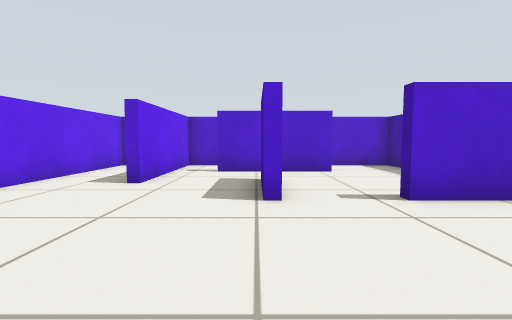
View 1 (above)

16 first-person views from a walk through a world built for the Gazebo simulator. The camera is 0.49 m above the floor, tilts 4° down and sees 85° across. The floor is counted in squares, 0.5 m on a side. Each view is taken from the middle of a square. On the plan, view 1 faces up. The plan holds only what a view shows up to about 11 squares ahead; the rest is blank. The robots in the file are not drawn.

View 2
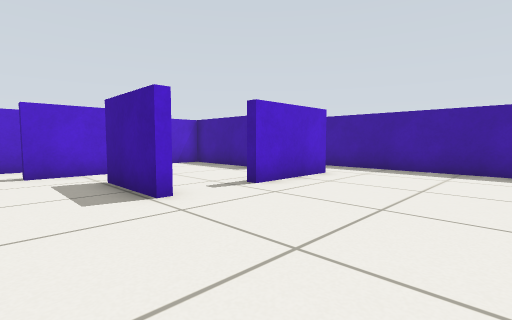

View 3
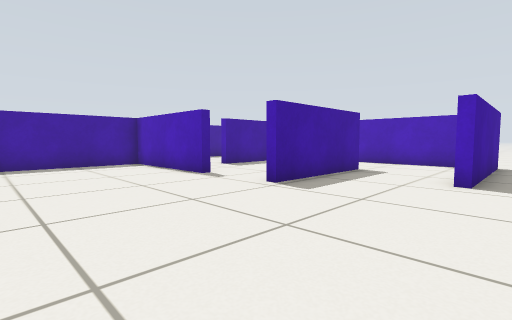

View 4
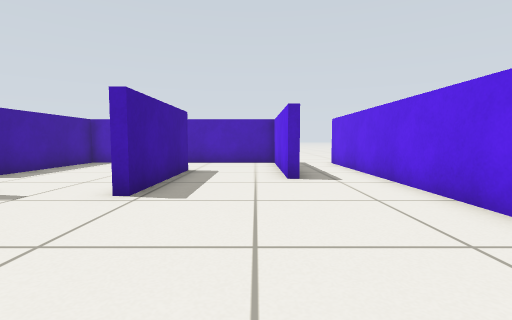

View 5
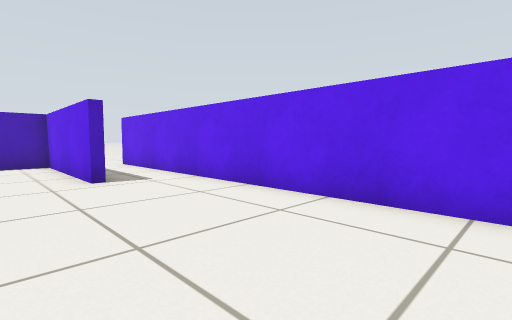

View 6
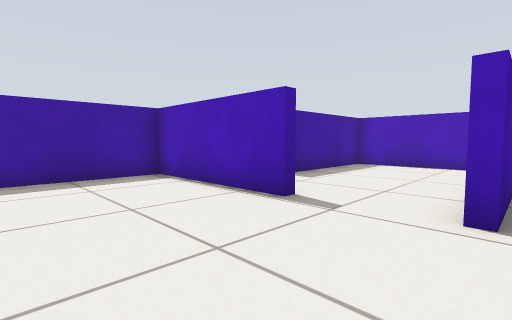

View 7
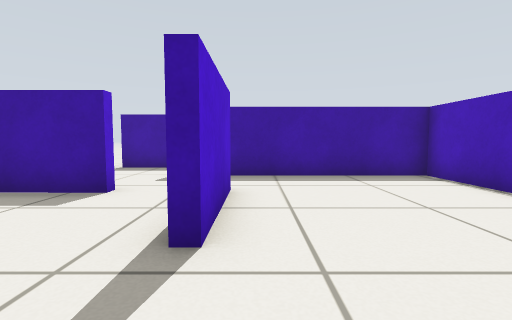

View 8
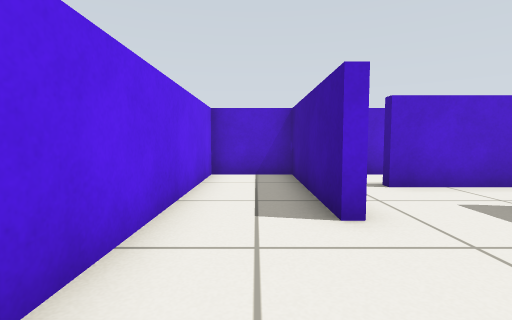

View 9
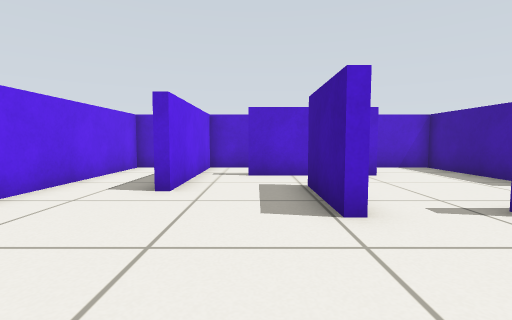

View 10
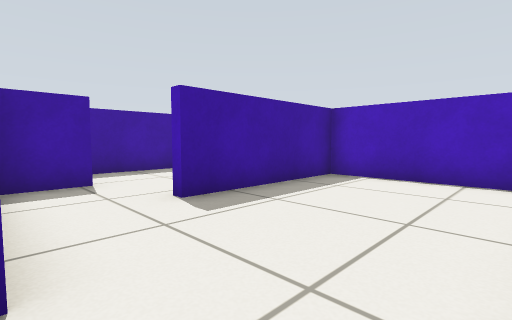

View 11
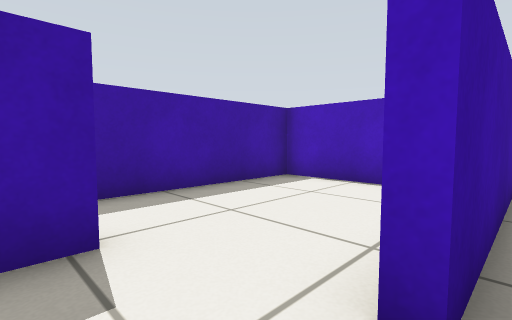

View 12
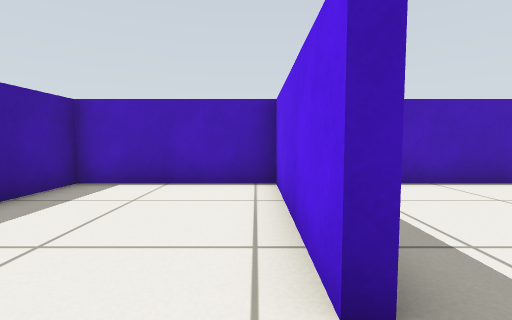

View 13
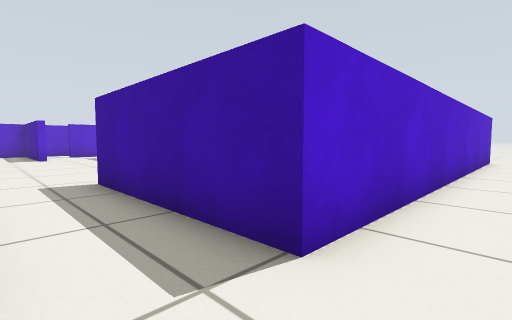

View 14
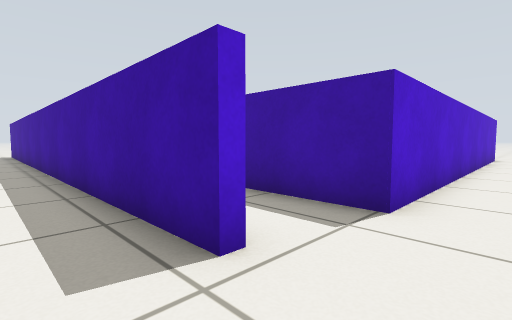

View 15
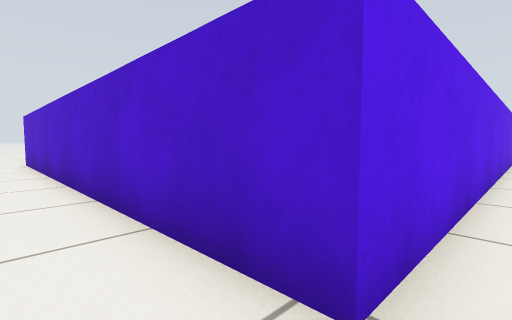

View 16
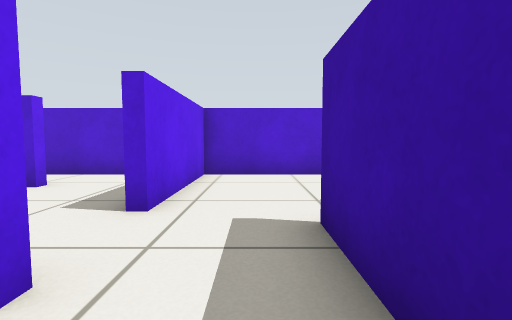

### Floor plan
Ten units are one square. View 1 is at (0, 0); x grows to the right and y downward. Boxes are objects, and circles mark ways between rooms. Rooms are numbered by the first view taken in them; rooms with no view inside come last. Other rooms are left out.
<svg viewBox="-75 -115 190 215">
<path fill="none" stroke="#000" d="M30 8 78 8 78 -54M2 -45 2 -71M-28 30 -28 55M2 53 2 8 6 8M56 -45 25 -45M-31 -62 -31 -110 -53 -110 -53 74M55 -68 52 -68 52 -110 -27 -110 -27 -63M-5 84 52 84 52 34M25 -88 -13 -88M104 87 -31 87 -31 30M55 34 55 84 101 84 101 33M78 28 78 13M-56 82 -56 -43M-28 55 -28 84 -5 84"/>
<circle cx="50" cy="25" r="3" fill="#2a7"/>
<circle cx="-60" cy="95" r="3" fill="#2a7"/>
<circle cx="-15" cy="45" r="3" fill="#2a7"/>
<circle cx="0" cy="65" r="3" fill="#2a7"/>
<text x="10" y="0">1</text>
<text x="70" y="50">2</text>
<text x="-70" y="-50">3</text>
<text x="-20" y="60">4</text>
</svg>
Room 1 opens to room 2. Room 1 opens to room 3. Room 1 opens to room 4.

Where each view was taken, in squares from view 1:
view 1: 0 up, 0 right, facing up
view 2: 0 up, 2 left, facing up-right
view 3: 4 up, 4 left, facing down-right
view 4: 4 up, 2 left, facing down
view 5: 4 up, 1 left, facing down-left
view 6: 3 up, 0 right, facing down-right
view 7: 4 up, 0 right, facing right
view 8: 3 up, 4 left, facing up
view 9: 1 up, 1 left, facing up
view 10: 1 down, 1 right, facing down-right
view 11: 2 down, 5 right, facing down-right
view 12: 2 down, 6 right, facing down
view 13: 10 down, 5 left, facing up-right
view 14: 10 down, 7 left, facing up-right
view 15: 10 down, 11 right, facing up-left
view 16: 3 up, 7 right, facing up
